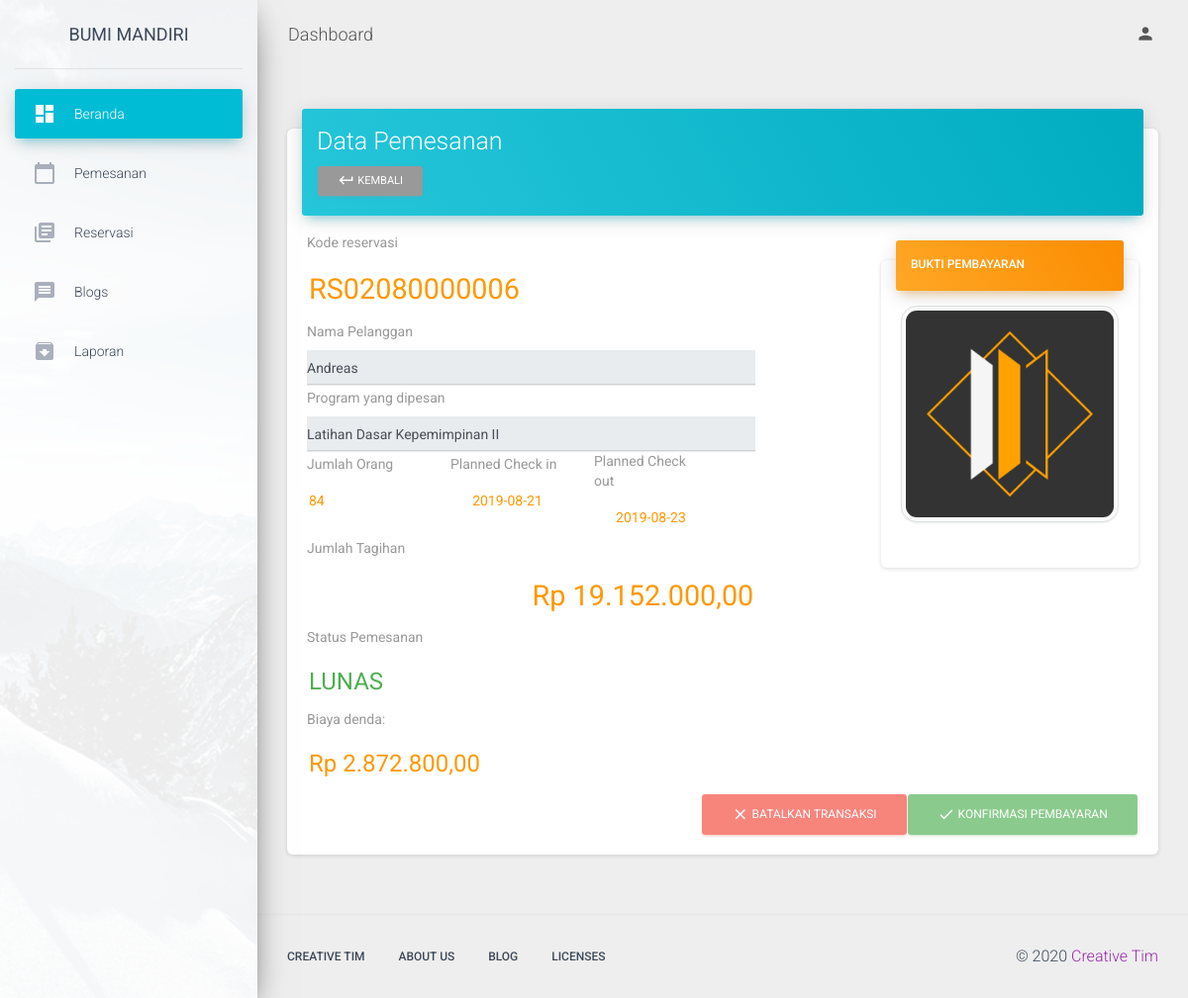
/Admin/opsi_pemesanan/RS02080000006, run on the app's committed database.
### tables this page shows
CREATE TABLE IF NOT EXISTS `reservasi` (
  `id` int(11) NOT NULL AUTO_INCREMENT,
  `kode_reservasi` char(20) NOT NULL,
  `tgl_masuk` date NOT NULL,
  `tgl_keluar` date NOT NULL,
  `paket_program_id` int(11) NOT NULL,
  `jumlah_org` int(11) NOT NULL,
  `tagihan` int(11) NOT NULL,
  `pembayaran` varchar(20) NOT NULL,
  `id_pelanggan` int(11) NOT NULL,
  `bukti` varchar(100) NOT NULL,
  PRIMARY KEY (`id`),
  KEY `kode_reservasi` (`kode_reservasi`)
);

CREATE TABLE IF NOT EXISTS `pelanggan` (
  `id` int(11) NOT NULL AUTO_INCREMENT,
  `nama_depan` varchar(80) NOT NULL,
  `nama_belakang` varchar(80) NOT NULL,
  `email` varchar(80) NOT NULL,
  `username` varchar(80) NOT NULL,
  `password` char(60) NOT NULL,
  `alamat` text NOT NULL,
  `telp` varchar(16) NOT NULL,
  `foto_profil` varchar(100) NOT NULL,
  `tgl_reg` date NOT NULL,
  PRIMARY KEY (`id`)
);

CREATE TABLE IF NOT EXISTS `paket_program` (
  `id` int(11) NOT NULL AUTO_INCREMENT,
  `nama_program` varchar(30) NOT NULL,
  `fasilitas` varchar(100) NOT NULL,
  `konsumsi` varchar(80) NOT NULL,
  `lama_kegiatan` varchar(20) NOT NULL,
  `jumlah_hari` int(11) NOT NULL,
  `harga` int(11) NOT NULL,
  `minkapasitas` int(11) NOT NULL,
  `kapasitas` int(11) NOT NULL,
  `status` int(11) NOT NULL,
  `program_img` varchar(50) NOT NULL,
  `paket_jenis_id` int(11) NOT NULL,
  PRIMARY KEY (`id`),
  KEY `program_jenis_id` (`paket_jenis_id`)
);

### application/controllers/Admin.php (called while the page is built, shortened)
<?php
class Admin extends CI_Controller {
	function __construct(){
		$this->load->helper('url');
        $this->load->helper('text');
        $this->load->library('pdf');
		$this->load->model('Admin_model');
		$this->load->model('Paket_model');
		$this->load->model('Petugas_model');
		$this->load->model('Pelanggan_model');
		$this->load->model('Reservasi_model');
		$this->load->model('Post_model');
		$this->load->model('Testimoni_model');
		$this->load->model('Pemesanan');
	}
	public function opsi_pemesanan($id=""){
		$data=array(
            'res'=>$this->Pemesanan->get_pemesanan_byid($id)
        );
		$this->load->view('admin/template/head');
		$this->load->view('admin/template/sidebar');
        $this->load->view('admin/pemesanan_opsi', $data);
		$this->load->view('admin/template/foot');
	}
}

### index.php (called while the page is built, shortened)
<?php
require_once BASEPATH.'core/CodeIgniter.php';

### application/models/Pemesanan.php (called while the page is built, shortened)
<?php
class Pemesanan extends CI_Model {
	function get_pemesanan_byid($id){
		$result=$this->db->query("SELECT reservasi.id, reservasi.kode_reservasi, reservasi.id_pelanggan, reservasi.paket_program_id, reservasi.tagihan, reservasi.jumlah_org, reservasi.tgl_masuk, reservasi.tgl_keluar, pelanggan.nama_depan, pelanggan.nama_belakang, reservasi.bukti, paket_program.nama_program, reservasi.pembayaran FROM (reservasi INNER JOIN pelanggan ON reservasi.id_pelanggan=pelanggan.id) INNER JOIN paket_program ON reservasi.paket_program_id=paket_program.id WHERE kode_reservasi='$id'");
        return $result;
	}
}

### application/views/admin/pemesanan_opsi.php (the view, shortened to what this page needs)
<!DOCTYPE html>
<html lang="en">
    <div class="main-panel">
     <nav class="navbar navbar-expand-lg navbar-transparent navbar-absolute fixed-top ">
        <div class="container-fluid">
          <div class="navbar-wrapper">
            <a class="navbar-brand" href="#pablo">Dashboard</a>
          </div>
          <div class="collapse navbar-collapse justify-content-end">
            <ul class="navbar-nav">
              <li class="nav-item dropdown">
                <a class="nav-link" href="#pablo" id="navbarDropdownProfile" data-toggle="dropdown" aria-haspopup="true" aria-expanded="false">
                  <i class="material-icons">person</i>
                </a>
              </li>
            </ul>
          </div>
        </div>
      </nav>
      <div class="content">
        <div class="container-fluid">
<?php
  $res=$res->row_array();
  $hasil_rupiah = "Rp " . number_format($res['tagihan'],2,',','.');
  $kembali = $res['tagihan']*(15/100);
  $hasil_kembali = "Rp " . number_format($kembali,2,',','.');
 ?>
          <div class="">
              <div class="card">
                <div class="card-header card-header-info">
                  <h3 class="card-title">Data Pemesanan</h3>
                  <a href="<?php echo base_url();?>admin/pemesanan" class="btn btn-sm"><i class="material-icons">keyboard_return</i> Kembali</a>
                </div>
                <div class="card-body">
                  <form action="<?php echo base_url('admin/send_to_proses'); ?>" method="post">
                    <div class="row">
                      <div class="col-md-8 col-sm-8">
                        <div class="row">
                          <div class='col-sm-10'>
                            <label class="bmd-label-floating">Kode reservasi</label>
                            <input type="text" class="form-control-plaintext text-warning" name="kodereservasi"  value="<?php echo $res['kode_reservasi'] ?>" style="font-size: 1.8rem;" readonly>
                          </div>
                        </div>
                        <div class="row">
                          <div class='col-sm-10 col-md-10'>
                            <label class="bmd-label-floating">Nama Pelanggan</label>
                            <input type="text" class="form-control" value="<?php echo $res['nama_depan'] ?>" readonly="">
                          </div>
                        </div>
                        <div class="row">
                          <div class='col-sm-10 col-md-10'>
                            <label class="bmd-label-floating">Program yang dipesan</label>
                            <input type="text" class="form-control" name="namaprogram"  value="<?php echo $res['nama_program'] ?>" readonly="">
                          </div>
                        </div>
                        <div class="row">
                          <div class='col-sm-3 col-md-3'>
                            <label class="bmd-label-floating">Jumlah Orang</label>
                            <input type="text" class="form-control-plaintext text-warning" name="jumlah"  value="<?php echo $res['jumlah_org'] ?>" readonly="">
                          </div>
                          <div class='col-sm-3 col-md-3'>
                            <label class="bmd-label-floating">Planned Check in</label>
                            <input type="text" class="form-control-plaintext text-warning" name="datein"  value="<?php echo $res['tgl_masuk'] ?>" readonly="" style="text-align: center;">
                          </div>
                          <div class='col-sm-3 col-md-3'>
                            <label class="bmd-label-floating">Planned Check out</label>
                            <input type="text" class="form-control-plaintext text-warning" name="dateout"  value="<?php echo $res['tgl_keluar'] ?>" readonly="" style="text-align: center;">
                          </div>
                        </div>
                        <div class="row">
                          <div class='col-sm-10 col-md-10'>
                            <label class="bmd-label-floating">Jumlah Tagihan</label>
                            <input type="text" class="form-control-plaintext text-warning text-right" name="tagihan"  value="<?php echo $hasil_rupiah ?>" style="font-size: 1.8rem;" readonly>
                          </div>
                        </div>
                        <div class="row">
                          <div class='col-sm-10 col-md-10'>
                            <label class="bmd-label-floating">Status Pemesanan</label>
                            <input type="text" class="form-control-plaintext text-success" name="pembayaran"  value="<?php echo $res['pembayaran'] ?>" style="font-size: 1.5rem;" readonly="true">
                          </div>
                        </div>
                        <div class="row">
                          <div class='col-sm-10 col-md-10'>
                            <label class="bmd-label-floating">Biaya denda: </label>
                            <input type="text" class="form-control-plaintext text-warning" name="pembayaran"  value="<?php echo $hasil_kembali ?>" style="font-size: 1.5rem;" readonly="true">
                          </div>
                        </div>
                      </div>
                      <div class="col-md-4 col-sm-4">
                        <div class="card">
                          <div class="card-header card-header-warning">
                            <h6 class="card-title">Bukti Pembayaran</h6>
                          </div>
                          <div class="card-body" style="min-height: 280px;">
                              <div class="row mx-auto">
                                <a href="<?php echo base_url().'upload/bukti/'.$res['bukti'];?>"target="_blank" class="mx-auto"><img src="<?php echo base_url().'upload/bukti/'.$res['bukti'];?>" onerror="this.onerror=null; this.src='<?php echo base_url().'upload/bukti/default.jpg'?>'" alt="" class="img-thumbnail mx-auto" style="max-height: 250px;"></a>
                              </div>
                          </div>
                        </div>
                      </div>
                    </div>
                    <button type="button" class="btn btn-success pull-right" data-toggle="modal" data-target="#modalKon" <?php if(empty($res['bukti']) || ($res['pembayaran']=='PERMINTAAN BATAL') || ($res['pembayaran']=='DIBATALKAN') || ($res['pembayaran']=='LUNAS')){echo "disabled"; } ?>><i class="material-icons">done</i> Konfirmasi Pembayaran</button>
                    <button type="button" data-toggle="modal" data-target="#modalBatal" class="btn btn-danger pull-right" <?php if($res['pembayaran']=='DIBATALKAN' || $res['pembayaran']=='LUNAS'){echo "disabled"; } ?>><i class="material-icons">clear</i> Batalkan Transaksi</button>
                  </form>
                </div>
              </div>
            </div>
        </div>
      </div>
      <footer class="footer">
        <div class="container-fluid">
          <nav class="float-left">
            <ul>
              <li>
                <a href="https://www.creative-tim.com">
                  Creative Tim
                </a>
              </li>
              <li>
                <a href="https://creative-tim.com/presentation">
                  About Us
                </a>
              </li>
              <li>
                <a href="http://blog.creative-tim.com">
                  Blog
                </a>
              </li>
              <li>
                <a href="https://www.creative-tim.com/license">
                  Licenses
                </a>
              </li>
            </ul>
          </nav>
          <div class="copyright float-right">
            &copy;
            <a href="https://www.creative-tim.com" target="_blank">Creative Tim</a>
          </div>
        </div>
      </footer>
    </div>
  </div>

### data on the page
reservasi: kodereservasi "RS02080000006", id_pelanggan.nama_depan "Andreas", namaprogram "Latihan Dasar Kepemimpinan II", jumlah "84", datein "2019-08-21", dateout "2019-08-23", tagihan "Rp 19.152.000,00", pembayaran "LUNAS", pembayaran "Rp 2.872.800,00", bukti (picture)
